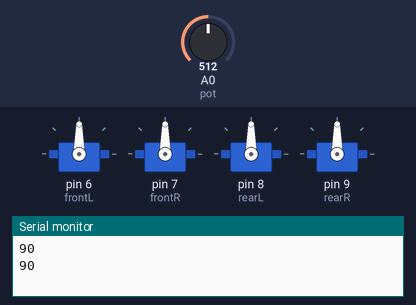
A sketch run on a simulated Arduino Uno, built with avr-gcc and run on an emulated ATmega328P. On the bench: 4 × servo, the last lines printed to the serial monitor. The test bench sets the inputs (shaded band); at power-on: A0 (pot) = 512.

Above: at 2.8 s.
2.9 s: A0 (pot) set to 716
At 5.1 s:
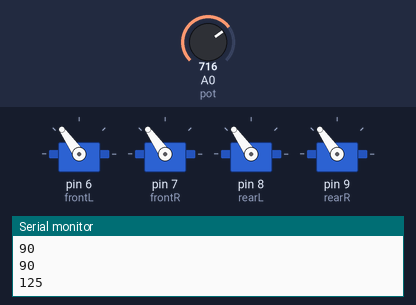
5.6 s: A0 (pot) set to 900
At 6.6 s:
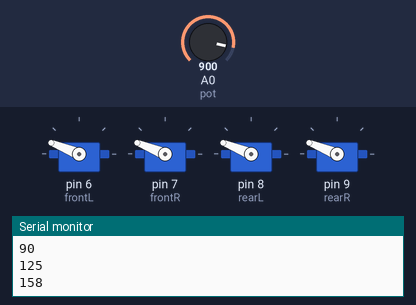
8.3 s: A0 (pot) set to 1023
At 10.9 s:
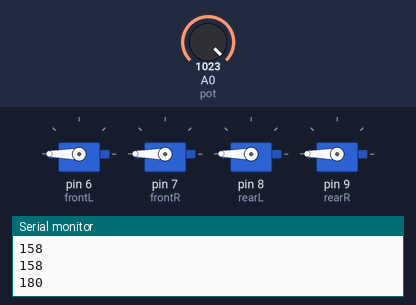
11.5 s: A0 (pot) set to 306
At 12.4 s:
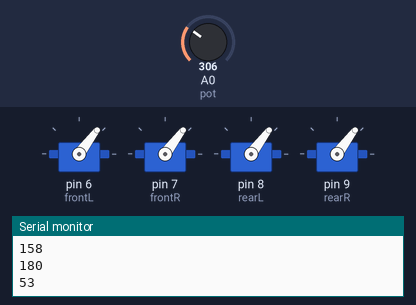
14.2 s: A0 (pot) set to 122
At 16.7 s:
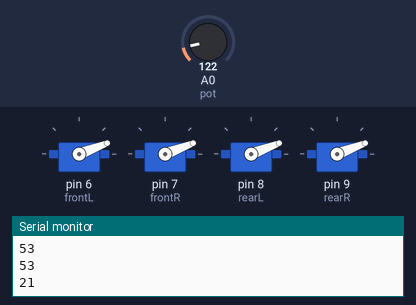
17.5 s: A0 (pot) set to 0
At 18.3 s:
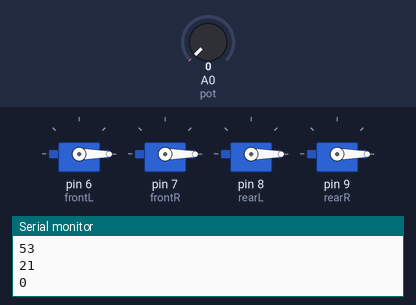
Timing chart, 0 to 20.5 s (numbered marks = the images above; inputs shaded):
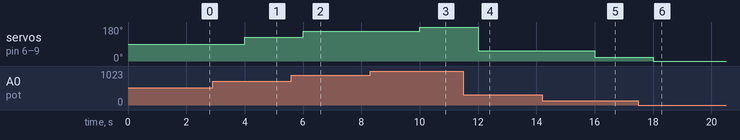

Measured:
- after the input at 2.9 s, servo on pin 6 (frontL), servo on pin 7 (frontR), servo on pin 8 (rearL), servo on pin 9 (rearR): 90° → 125° after 1.1 s
- after the input at 5.6 s, servo on pin 6 (frontL), servo on pin 7 (frontR), servo on pin 8 (rearL), servo on pin 9 (rearR): 125° → 158° after 0.40 s
- after the input at 8.3 s, servo on pin 6 (frontL), servo on pin 7 (frontR), servo on pin 8 (rearL), servo on pin 9 (rearR): 158° → 180° after 1.7 s
- after the input at 11.5 s, servo on pin 6 (frontL), servo on pin 7 (frontR), servo on pin 8 (rearL), servo on pin 9 (rearR): 180° → 53° after 0.50 s
- after the input at 14.2 s, servo on pin 6 (frontL), servo on pin 7 (frontR), servo on pin 8 (rearL), servo on pin 9 (rearR): 53° → 21° after 1.8 s
- after the input at 17.5 s, servo on pin 6 (frontL), servo on pin 7 (frontR), servo on pin 8 (rearL), servo on pin 9 (rearR): 21° → 0° after 0.51 s

The sketch:

motortest.ino
```cpp
#include <Servo.h>

Servo rearL;
Servo rearR;
Servo frontL;
Servo frontR;

int spd = 0;
int pot = A0;

//bool prime = false;

void setup() {
  frontL.attach(6);
  frontR.attach(7);
  rearL.attach(8);
  rearR.attach(9);
  Serial.begin(9600);
}

void loop() {
    spd = analogRead(pot);
    spd = map(spd, 0, 1023, 0, 180);
    Serial.println(spd);

    frontL.write(spd);
    frontR.write(spd);
    rearL.write(spd);
    rearR.write(spd);
    delay(2000);
}
```
